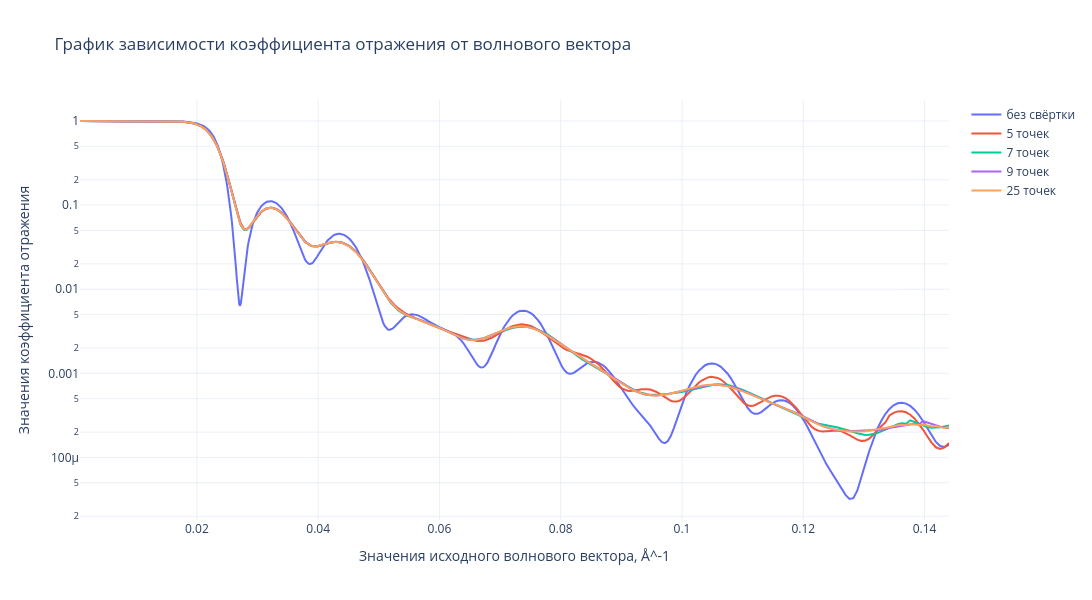

Notebook code cell kept with this figure:
### Code cell
plot_reflection_vs_wavevector_xn(r_conv, q, Ndots, ['без свёртки', '5 точек', '7 точек', '9 точек', '25 точек'])

### Figure 1 — Plotly figure (JSON) as saved in the notebook; plotly's stock layout.template omitted (floating-point values rounded to 4 significant figures; data arrays with more than 128 entries replaced by an {"elided": "..."} marker saying what was removed)
{"data": [{"marker": {"color": "#636EFA", "opacity": 0.92, "size": 2.2}, "mode": "lines", "name": "без свёртки", "x": {"elided": "1050 float values"}, "y": {"elided": "1050 float values"}, "type": "scatter"}, {"marker": {"color": "#EF553B", "opacity": 0.92, "size": 2.2}, "mode": "lines", "name": "5 точек", "x": {"elided": "1050 float values"}, "y": {"elided": "1050 float values"}, "type": "scatter"}, {"marker": {"color": "#00CC96", "opacity": 0.92, "size": 2.2}, "mode": "lines", "name": "7 точек", "x": {"elided": "1050 float values"}, "y": {"elided": "1050 float values"}, "type": "scatter"}, {"marker": {"color": "#AB63FA", "opacity": 0.92, "size": 2.2}, "mode": "lines", "name": "9 точек", "x": {"elided": "1050 float values"}, "y": {"elided": "1050 float values"}, "type": "scatter"}, {"marker": {"color": "#FFA15A", "opacity": 0.92, "size": 2.2}, "mode": "lines", "name": "25 точек", "x": {"elided": "1050 float values"}, "y": {"elided": "1050 float values"}, "type": "scatter"}], "layout": {"yaxis": {"title": {"text": "Значения коэффициента отражения"}, "type": "log"}, "title": {"text": "График зависимости коэффициента отражения от волнового вектора"}, "xaxis": {"title": {"text": "Значения исходного волнового вектора, Å^-1"}}, "width": 1440, "height": 600}}
